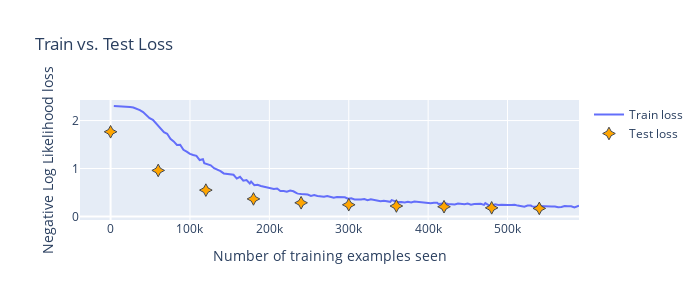

The code cell stored with this chart in its notebook:
### Code cell
plot_losses()

### Figure 1 — Plotly figure (JSON) as saved in the notebook; plotly's stock layout.template omitted (floating-point values rounded to 4 significant figures; data arrays with more than 128 entries replaced by an {"elided": "..."} marker saying what was removed)
{"data": [{"mode": "lines", "name": "Train loss", "type": "scatter", "x": {"elided": "150 int values"}, "y": {"elided": "150 float values"}}, {"marker": {"color": "orange", "line": {"width": 1}, "size": 9, "symbol": "star-diamond"}, "mode": "markers", "name": "Test loss", "type": "scatter", "x": [0, 60000, 120000, 180000, 240000, 300000, 360000, 420000, 480000, 540000, 600000], "y": [1.766, 0.9601, 0.5499, 0.3662, 0.286, 0.2448, 0.2186, 0.2039, 0.1807, 0.1693]}], "layout": {"height": 300, "title": {"text": "Train vs. Test Loss"}, "width": 700, "xaxis": {"title": {"text": "Number of training examples seen"}}, "yaxis": {"title": {"text": "Negative Log Likelihood loss"}}}}
